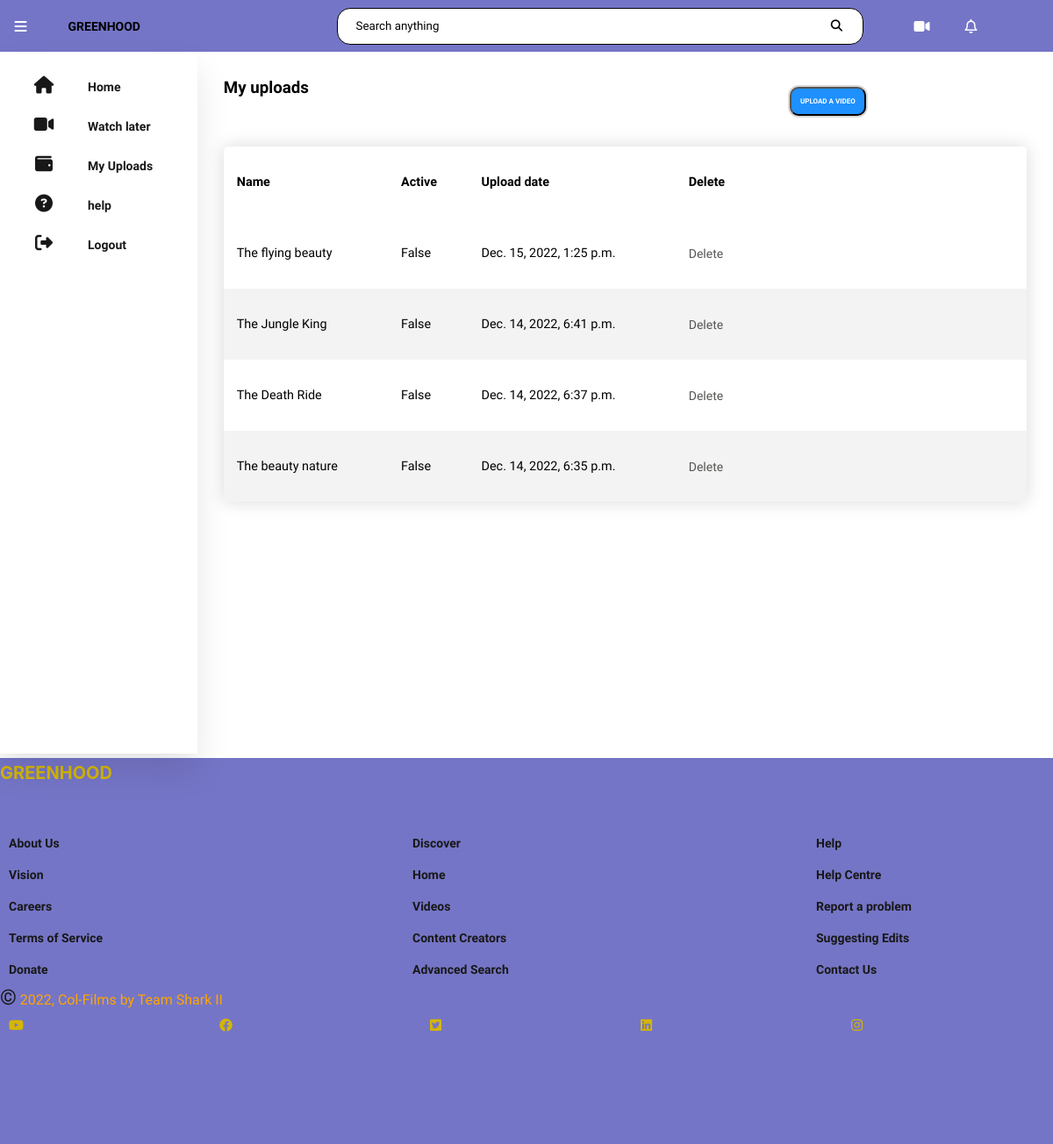
The page /myvideos (signed in) on the database as committed earlier.
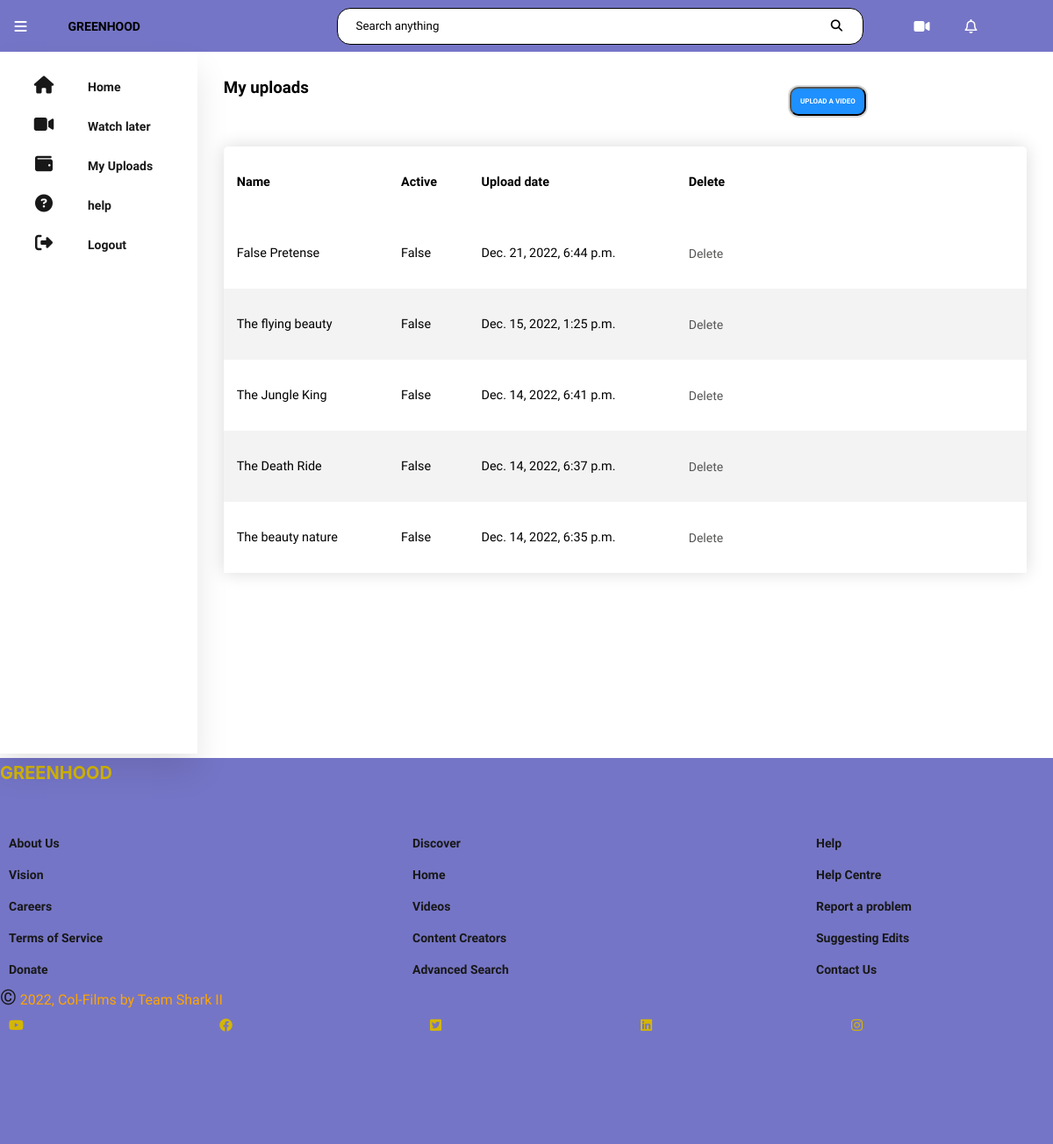
The same page on the database as committed later.
### core/models.py (models this page shows, shortened)
class Reel(models.Model):
    uploader = models.ForeignKey(
        settings.AUTH_USER_MODEL, blank=True, verbose_name=_("uploaded by"),
        on_delete=models.CASCADE
    )
    title = models.CharField(
        _("video title"), max_length=255,
        help_text=_("Enter a title for your short video")
    )
    description = models.TextField(
        _("long description"),
        help_text=_("Enter a description for your short video")
    )
    category = models.ForeignKey(
        Category, on_delete=models.CASCADE,
verbose_name=_("video category"), null=True,
        help_text=_("choose a category for your short video")
    )
    cover_thumbnail = models.FileField(
        _("video cover"), upload_to="reels/cover", help_text=_("cover image"),
        null=True, blank=True, validators=[
            FileExtensionValidator(allowed_extensions=['jpg', 'jpeg', 'png'])
        ]
    )
    video = models.FileField(
        _("video file"), upload_to='reels', max_length=100,
        help_text=_("upload short video file less than 15 minutes"),
        validators=[FileExtensionValidator(allowed_extensions=[
            'MOV', 'avi', 'mp4', 'webm', 'mkv'
        ])]
    )
    published = models.BooleanField(
        _("published status"), default=False,
        help_text=_("Designates whether video has been published."),
    )
    date_posted = models.DateTimeField(
        _("date uploaded"), default=timezone.now,
        help_text="date video was uploaded"
    )
    class Meta:
        ordering = ['-date_posted', 'title']

### core/views.py (the view)
# urls.py: path('myvideos', views.Up.as_view(), name= 'myvideos'),
class Up(LoginRequiredMixin, ListView):
    model = Reel
    template_name ='up.html'
    context_object_name = 'reels'
    def get_context_data(self,  **kwargs):
        context = super().get_context_data(**kwargs)
        context['myvid'] = Reel.objects.filter(uploader=self.request.user)
        return context

### core/templates/up.html (shortened to what this page needs)
<!DOCTYPE html>
<html lang="en">
<head>
    <link rel="stylesheet" href="https://cdnjs.cloudflare.com/ajax/libs/font-awesome/6.2.1/css/all.min.css"
 />
    <link rel="stylesheet" href="up.css">
</head>
<body>
    <div class="container">
        <nav>
            <i class="fa fa-bars menu" aria-hidden="true"></i>
                        <h2 ><a style='color: black;' class='ede' href='{% url "index" %}'>GREENHOOD</a></h2>
            <div class="search-bar">
                <input type="text" placeholder="Search anything" name="Q" class="search-txt">
                <button type="submit"><i class="fa fa-search" aria-hidden="true"></i></button>
            </div>
            <div class="profile">
                <i class="fa fa-video-camera alarm" aria-hidden="true"></i>
                <i class="fa-regular fa-bell"></i>
            </div>
        </nav>
    </div>
    <div class="container">
        <section>
            <li><a href="{% url 'index' %}"><i class="fas fa-home"></i>
                <span class="nav-item">Home</span></i>
            </a>
        </li>
        <li><a href="{% url 'index' %}"><i class="fas fa fa-video-camera" aria-hidden="true"></i>
                <span class="nav-item">Watch later</span>
            </a>
        </li>
        <li><a href="{% url 'myvideos' %}"><i class="fas fa-wallet"></i>
                <span class="nav-item">My Uploads</span>
            </a>
        </li>
        <li><a href="#"><i class="fas fa-question-circle"></i>
                <span class="nav-item">help</span>
            </a>
        </li>
        <li><a href="{% url 'logout' %}" class="logout"><i class="fas fa-sign-out-alt"></i>
                <span class="nav-item">Logout</span>
            </a>
        </li>
        </section>
        <div class="main">
            <div class="main-top">
                <h3>
                    My uploads
                </h3>
               <a href="{% url 'upload' %}"> <button class="btn"> Upload a video</button></a>
            </div>
            <table class="content-table">
                <thead>
                    <tr>
                        <th>Name</th>
                        <th>Active</th>
                        <th>Upload date</th>
                        <th>Delete</th>
                    </tr>
                </thead>
                <tbody>
                    {% for vid in myvid %}
                    <tr>
                        <td>{{vid.title}}</td>
                        <td>{{vid.published}}</td>
                        <td>{{vid.date_posted}}</td>
                        <td><a href='{% url "deleteupload" vid.pk %}'>Delete</a></td>
                    </tr>
                    {% endfor %}
                </tbody>
            </table>
        </div>
    </div>
</body>
 <footer>
    <div class="logo">GREENHOOD</div>
    <div class="column_container">
      <div class="column">
        <ul>
          <li><a href="">About Us</a></li>
          <li><a href="">Vision</a></li>
          <li><a href="">Careers</a></li>
          <li><a href="">Terms of Service</a></li>
          <li><a href="">Donate</a></li>
        </ul>
      </div>
      <div class="column">
        <ul>
          <li><a href="">Discover</a></li>
          <li><a href="">Home</a></li>
          <li><a href="">Videos</a></li>
          <li><a href="">Content Creators</a></li>
          <li><a href="">Advanced Search</a></li>
        </ul>
      </div>
      <div class="column">
        <ul>
          <li><a href="">Help</a></li>
          <li><a href="">Help Centre</a></li>
          <li><a href="">Report a problem</a></li>
          <li><a href="">Suggesting Edits</a></li>
          <li><a href="">Contact Us</a></li>
        </ul>
      </div>
    </div>
    <div class="copyright_and_brand_icons">
      <div class="copyright">
        <span>&copy</span> 2022, Col-Films by Team Shark II
      </div>
      <div class="brand_icons">
        <a href="#"><i class="fa-brands fa-youtube"></i></a>
        <a href="#"><i class="fa-brands fa-facebook"></i></a>
        <a href="#"><i class="fa-brands fa-square-twitter"></i></i></a>
        <a href="#"><i class="fa-brands fa-linkedin"></i></a>
        <a href="#"><i class="fa-brands fa-instagram"></i></i></a>
      </div>
    </div>
</footer>
</html>

### core/templates/up.css (style rules this page uses)
* { margin: 0; padding: 0; box-sizing: border-box; font-family: "Kumbh Sans", sans-serif; max-width: 100%; }
:root { --primary-color: #000072; --primary-color-2: #2121a8; --primary-color-3: #7575c7; --secondary-color: #e1c202; --secondary-color-2: #eedc6e; --secondary-color-3: #efe6ae; --tertiary-color: #a1bcc7; --tertiary-color-2: #181818; --tertiary-color-3: #858585; --tertiary-color-4: #b8b8b8; --background: #ffffff; --logo-color: #d4b600; }
nav { width: 100%; margin: 0px 0px; display: flex; justify-content: space-between; align-items: center; padding: 0.1rem; background: var(--primary-color-3); }
nav .menu { margin-left: 15px; }
.profile { display: flex; align-items: center; margin-right: 15px; }
.profile i, .menu { color: var(--background); }
.alarm, .fa-regular { margin: 20px; }
span { color: var(--tertiary-color-2); }
.search-bar { display: flex; border: 1px solid; justify-content: space-between; width: 600px; border-radius: 15px; padding: 10px 20px; background: var(--background); }
::placeholder { color: #000; }
.search-bar .search-txt { border: none; background: none; outline: none; }
.search-bar button { background: transparent; color: #000; border: 0; width: 20px; height: 20px; border-radius: 50%; cursor: pointer; }
.container { display: flex; }
section { position: relative; top: 0; bottom: 0; left: 0; height: 100vh; background: #fff; width: 280px; overflow: hidden; box-shadow: 0px 20px 35px rgba(0, 0, 0, 0.1); }
a { position: relative; color: rgb(85, 85, 83); font-size: 14px; display: table; width: 280px; padding: 10px; text-decoration: none; }
section .fas { position: relative; width: 80px; height: 25px; top: 18px; font-size: 20px; text-align: center; }
.nav-item { position: relative; top: 18px; margin-left: 10px; }
.logout { position: absolute; }
.btn { border-radius: 10px; font-size: 8px; font-weight: bold; background: #1e90ff; padding: 10px; text-align: center; text-decoration: none; text-transform: uppercase; color: var(--background); cursor: pointer; box-shadow: 0 0 0 2px rgba(0, 0, 0, 0.15); }
.main { position: relative; padding: 30px; width: 100%; height: 100vh; overflow: auto; }
.main-top { display: flex; justify-content: space-between; width: 100%; }
.content-table { border-collapse: collapse; margin: 25px 0; width: 100%; font-size: 0.9em; border-radius: 5px 5px 0 0; overflow: hidden; box-shadow: 0 0 20px rgba(0, 0, 0, 0.15); }
.content-table thead tr { text-align: left; font-weight: bold; }
.content-table th, .content-table td { padding: 32px 15px; }
.content-table tbody tr:nth-of-type(even) { background-color: #f3f3f3; }
footer { bottom: 0; margin-top: 5px; padding-top: 5px; background: var(--primary-color-3); height: 55vh; overflow: fixed; }
footer .logo { font-family: "Inter", sans-serif; color: var(--logo-color); font-size: 20px; font-weight: 700; }
.column_container { width: 100%; display: flex; flex-direction: row; justify-content: space-between; align-items: center; margin: auto; position: relative; bottom: 0; }
ul { margin-top: 50px; }
li { list-style: none; }
li:nth-child(1) { font-size: 20px; font-weight: 700; }
li a:nth-child(1) { font-weight: 700; }
li a { text-decoration: none; color: var(--tertiary-color-2); font-weight: 400; }
.copyright { color: orange; }
.copyright span { font-size: 24px; }
.brand_icons { display: flex; }
.brand_icons i { color: var(--logo-color); font-size: 15px; }

Rows that differ between the two databases and show on the page:
added Reel: title "False Pretense", published "False", date_posted "Dec. 21, 2022, 6:44 p.m."
